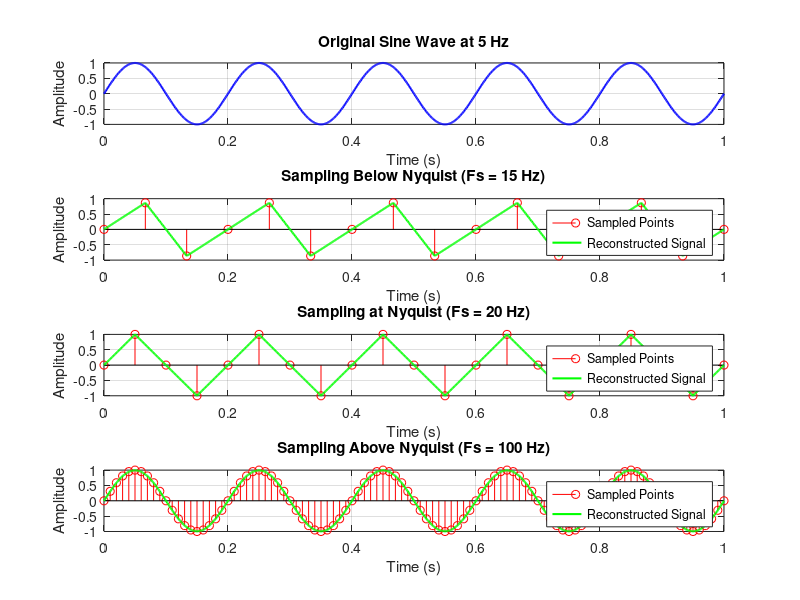

The MATLAB script that drew this image:
f = input('Enter the frequency of the sine wave (Hz): ');

Fs_nyquist =4 * f;
Fs_below = 0.75 * Fs_nyquist;
Fs_above = 5 * Fs_nyquist;

duration = 1;
t_original = 0:1/1000:duration;
x_cont = sin(2*pi*f*t_original);

t_below = 0:1/Fs_below:duration;
t_nyquist = 0:1/Fs_nyquist:duration;
t_above = 0:1/Fs_above:duration;

x_below = sin(2*pi*f*t_below);
x_nyquist = sin(2*pi*f*t_nyquist);
x_above = sin(2*pi*f*t_above);

x_below_interp = interp1(t_below, x_below, t_original, 'linear');
x_nyquist_interp = interp1(t_nyquist, x_nyquist, t_original, 'linear');
x_above_interp = interp1(t_above, x_above, t_original, 'linear');

figure;

subplot(4, 1, 1);
plot(t_original, x_cont, 'b', 'LineWidth', 1.5);
title(['Original Sine Wave at ', num2str(f), ' Hz']);
xlabel('Time (s)');
ylabel('Amplitude');
grid on;

subplot(4, 1, 2);
stem(t_below, x_below, 'r', 'DisplayName', 'Sampled Points');
hold on;
plot(t_original, x_below_interp, 'g', 'LineWidth', 1.5, 'DisplayName', 'Reconstructed Signal');
title(['Sampling Below Nyquist (Fs = ', num2str(Fs_below), ' Hz)']);
xlabel('Time (s)');
ylabel('Amplitude');
legend;
grid on;

subplot(4, 1, 3);
stem(t_nyquist, x_nyquist, 'r', 'DisplayName', 'Sampled Points');
hold on;
plot(t_original, x_nyquist_interp, 'g', 'LineWidth', 1.5, 'DisplayName', 'Reconstructed Signal');
title(['Sampling at Nyquist (Fs = ', num2str(Fs_nyquist), ' Hz)']);
xlabel('Time (s)');
ylabel('Amplitude');
legend;
grid on;

subplot(4, 1, 4);
stem(t_above, x_above, 'r', 'DisplayName', 'Sampled Points');
hold on;
plot(t_original, x_above_interp, 'g', 'LineWidth', 1.5, 'DisplayName', 'Reconstructed Signal');
title(['Sampling Above Nyquist (Fs = ', num2str(Fs_above), ' Hz)']);
xlabel('Time (s)');
ylabel('Amplitude');
legend;
grid on;
